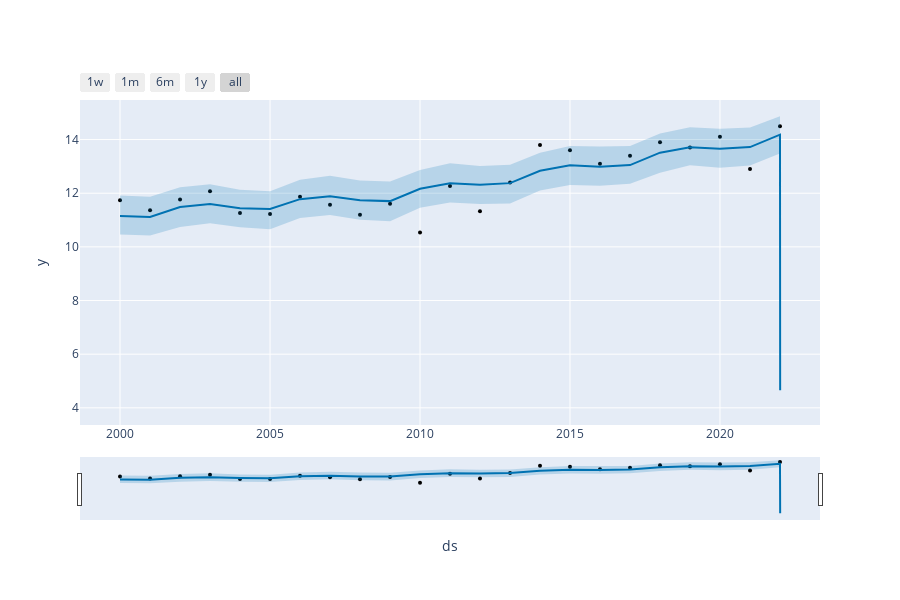

The notebook cell this image was saved under:
### Code cell
# Python
from prophet.plot import plot_plotly

plot_plotly(m, forecast)
